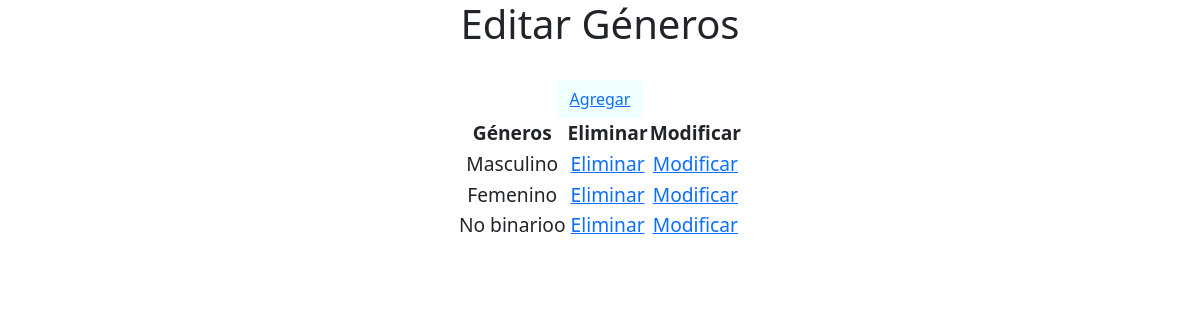
The page /formulario/generos_del/20456738-7 on the database its author committed.
### formulario/models.py (models this page shows)
class Genero(models.Model):
    id_genero  = models.AutoField(db_column='idGenero', primary_key=True)
    genero     = models.CharField(max_length=20, blank=False, null=False)

### formulario/views.py (the view)
# urls.py: path('generos_del/<str:pk>', views.generos_del, name='generos_del'),
def generos_del(request, pk):
    mensajes = []
    errores = []
    context = {}
    try:
        genero = Genero.objects.get(id_genero=pk)
        genero.delete()
        mensajes.append("Bien, datos eliminados...")
    except Genero.DoesNotExist:
        errores.append("Error, id no existe")
    except Exception as e:
        errores.append(f"Error inesperado: {str(e)}")
    generos = Genero.objects.all()
    context = {'generos': generos, 'mensajes': mensajes, 'errores': errores}
    return render(request, 'formulario/generos_list.html', context)

### formulario/templates/formulario/generos_list.html (shortened to what this page needs)
<!DOCTYPE html>
<html lang="es">
<head>
    {% load static %}
    <link href="https://cdn.jsdelivr.net/npm/bootstrap@5.3.3/dist/css/bootstrap.min.css" rel="stylesheet"
>
    <link rel="stylesheet" href="{% static 'CSS/styleGenero.css' %}">
</head>
<body>
    <h1>Editar Géneros</h1>
    <br>
    <div class="containerAgregar text-center">
        <button type="button" class="btn" style="background-color: azure;">
            <a href="{% url 'generosAdd' %}">Agregar</a>
        </button>
    </div>
    <table>
        {% if generos %}
        <th>Géneros</th>
        <th>Eliminar</th>
        <th>Modificar</th>
        {% for x in generos %}
        <tr>
            <td> {{ x.genero }} </td>
            <td> <a href="{% url 'generos_del' pk=x.id_genero %}">Eliminar</a></td>
            <td> <a href="{% url 'generos_edit' pk=x.id_genero %}">Modificar</a></td>
        </tr>
        {% endfor %}
        {% endif %}
    </table>
</body>
</html>

### static/CSS/styleGenero.css (style rules this page uses)
body { margin: 0; padding: 0; text-align: center !important; }
table { margin: auto !important; font-size: larger !important; }

### rows shown on the page
Genero: genero "Masculino"
Genero: genero "Femenino"
Genero: genero "No binarioo"
